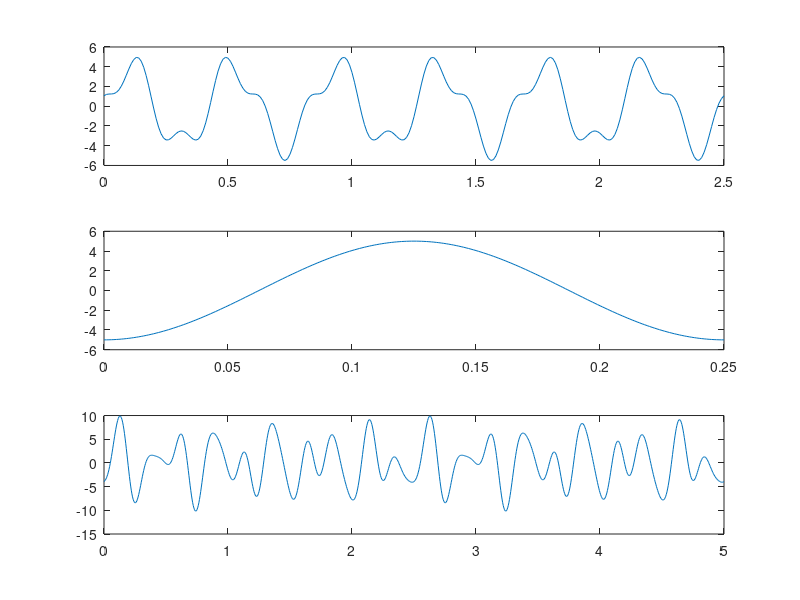

Source code (MATLAB):
t1 = linspace(0,2.5,251); %% Time domain of y1 as specified in the exercise
t2 = linspace(0,0.25,251); %% Time domain of y2 as in the figure in the pdf-document
t3 = linspace(0,5,1001); %% Time domain of y3 containing exactly 2 periods of this function
y1 = 4*cos(4.8*pi*t1+3*pi/2) + 3/2*cos(12*pi*t1+pi/4); %% Signal specified by the frequency spectrum
y2 = 5*cos(8*pi*t2+pi); %% Signal specified by the figure
y3 = 5*cos(8*pi*t3+pi) + 4*cos(4.8*pi*t3+3*pi/2) + 3/2*cos(12*pi*t3+pi/4) ; %% Summation of y1 and y2
subplot(311), plot(t1,y1);

subplot(312), plot(t2,y2);

subplot(313), plot(t3,y3);

%%1001 samples